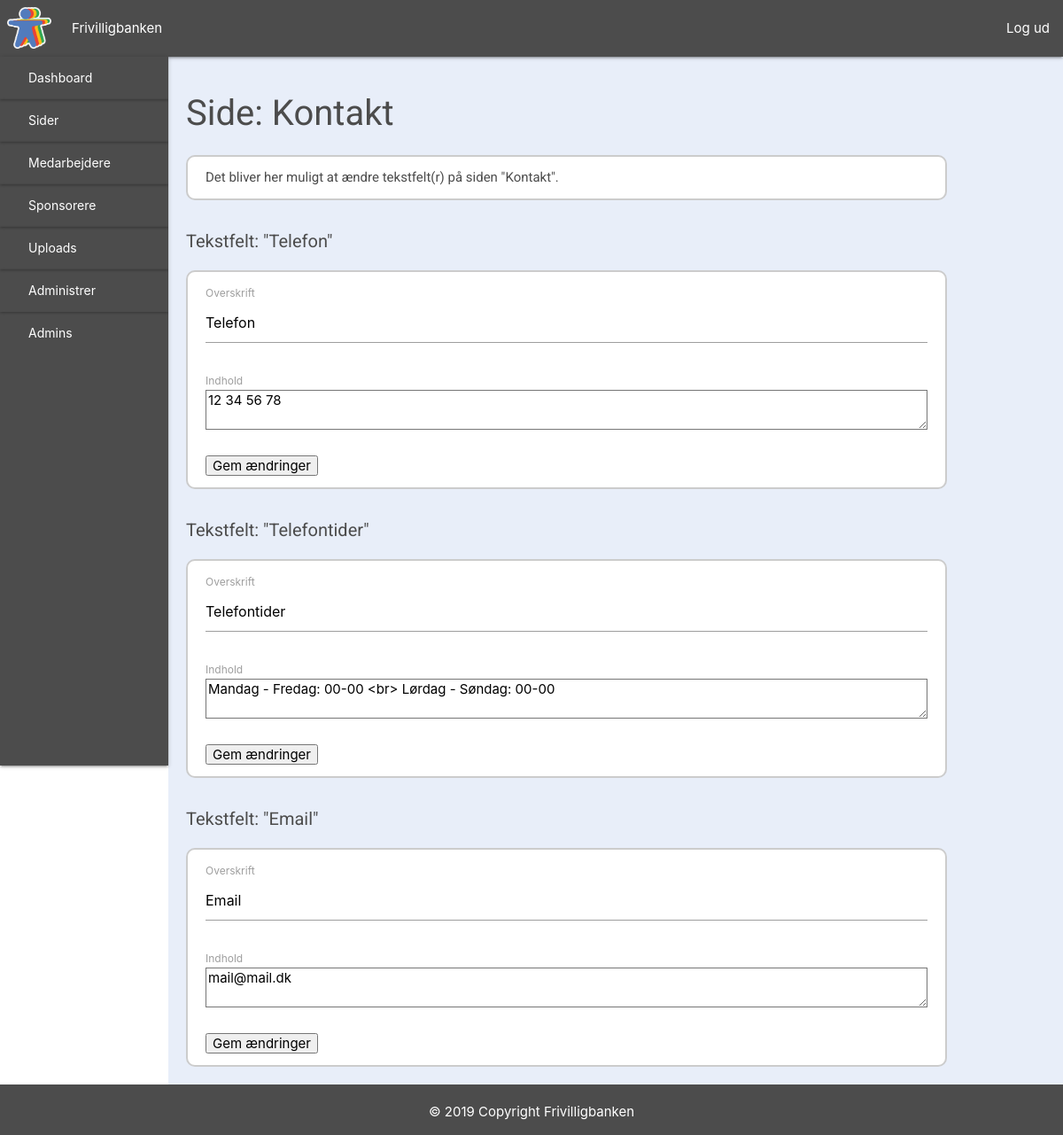
The app's page /side&kontakt (signed in) with its own data.
### tables this page shows
CREATE TABLE textfield (
    TextFieldID INT NOT NULL AUTO_INCREMENT PRIMARY KEY,
    Page VARCHAR(255),
    FieldName VARCHAR(255),
    FieldContent VARCHAR(5000)
);

### view/backend/page_contact.php (the view, shortened to what this page needs)
<?php
require_once("view/backend/includes/header.php");
$dbCon = dbCon($user, $pass);
$query = $dbCon->prepare("SELECT * FROM `textField` WHERE TextFieldID = 29");
$query->execute();
$getcontactnum = $query->fetch();
$dbCon = dbCon($user, $pass);
$query = $dbCon->prepare("SELECT * FROM `textField` WHERE TextFieldID = 30");
$query->execute();
$getcontactnumtime = $query->fetch();
$dbCon = dbCon($user, $pass);
$query = $dbCon->prepare("SELECT * FROM `textField` WHERE TextFieldID = 31");
$query->execute();
$getcontactemail = $query->fetch();
?>
    <div id="dashboard">
        <?php require_once ("view/backend/includes/sidenav.php")?>
        <div id="dashboard-content">
            <h1>Side: Kontakt</h1>
            <div id="dashboard-section1">
                <p>
                    Det bliver her muligt at ændre tekstfelt(r) på siden "Kontakt".
                </p>
            </div>
            <h2>Tekstfelt: "<?php echo $getcontactnum['FieldName'] ?>"</h2>
            <div id="dashboard-section1">
                <p>
                <form method="POST" action="">
                    <label>Overskrift</label>
                    <input type="text" name="contact-headline1" value="<?php echo $getcontactnum['FieldName'] ?>">
                    <br><br>
                    <label>Indhold</label>
                    <textarea name="contact-text1" id="" cols="30" rows="10"><?php echo $getcontactnum['FieldContent'] ?></textarea>
                    <br><br>
                    <input type="submit" name="updateContactNum" value="Gem ændringer">
                </form>
                </p>
            </div>
            <h2>Tekstfelt: "<?php echo $getcontactnumtime['FieldName'] ?>"</h2>
            <div id="dashboard-section1">
                <p>
                <form method="POST" action="">
                    <label>Overskrift</label>
                    <input type="text" name="contact-headline1" value="<?php echo $getcontactnumtime['FieldName'] ?>">
                    <br><br>
                    <label>Indhold</label>
                    <textarea name="contact-text1" id="" cols="30" rows="10"><?php echo $getcontactnumtime['FieldContent'] ?></textarea>
                    <br><br>
                    <input type="submit" name="updateContactNumTime" value="Gem ændringer">
                </form>
                </p>
            </div>
            <h2>Tekstfelt: "<?php echo $getcontactemail['FieldName'] ?>"</h2>
            <div id="dashboard-section1">
                <p>
                <form method="POST" action="">
                    <label>Overskrift</label>
                    <input type="text" name="contact-headline1" value="<?php echo $getcontactemail['FieldName'] ?>">
                    <br><br>
                    <label>Indhold</label>
                    <textarea name="contact-text1" id="" cols="30" rows="10"><?php echo $getcontactemail['FieldContent'] ?></textarea>
                    <br><br>
                    <input type="submit" name="updateContactEmail" value="Gem ændringer">
                </form>
                </p>
            </div>
        </div>
    </div>
<?php require_once("view/backend/includes/footer.php"); ?>

### view/backend/css/header.style.css (style rules this page uses)
h1, h2, h3, h4, p { color: #4C4C4C; font-family: 'Roboto', sans-serif; }

### view/backend/css/index.style.css (style rules this page uses)
#dashboard { display: flex; }
#dashboard-content { height: 100%; width: 90%; background-color: #E8EEF9; margin: 64px 0 0 190px; }
#dashboard-content h1 { font-size: 40px; margin-left: 20px; }
#dashboard-content h2 { font-size: 20px; margin-left: 20px; }
#dashboard-section1 { width: 85%; background-color: white; margin: 20px; padding: 20px; border-radius: 10px; border: 2px solid rgba(0,0,0,0.2) }
#dashboard-section1 p { margin: -8px 0; }

### records on screen
textfield: FieldName "Telefon", contact-headline1 "Telefon", contact-text1 "12 34 56 78"
textfield: FieldName "Telefontider", contact-headline1 "Telefontider", contact-text1 "Mandag - Fredag: 00-00 <br> Lørdag - Søndag: 00-00"
textfield: FieldName "Email", contact-headline1 "Email", contact-text1 "mail@mail.dk"
